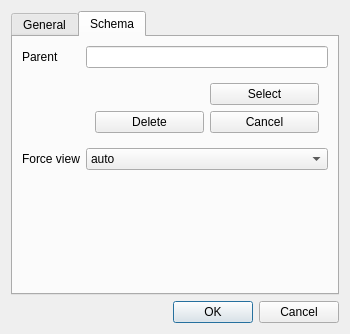
<?xml version="1.0" encoding="UTF-8"?>
<ui version="4.0">
 <class>Dialog</class>
 <widget class="QDialog" name="Dialog">
  <property name="geometry">
   <rect>
    <x>0</x>
    <y>0</y>
    <width>350</width>
    <height>334</height>
   </rect>
  </property>
  <property name="windowTitle">
   <string>Dialog</string>
  </property>
  <layout class="QGridLayout" name="gridLayout_2">
   <item row="0" column="0">
    <widget class="QTabWidget" name="editTabWidget">
     <property name="enabled">
      <bool>true</bool>
     </property>
     <property name="currentIndex">
      <number>1</number>
     </property>
     <widget class="QWidget" name="tab_general">
      <attribute name="title">
       <string>General</string>
      </attribute>
      <layout class="QFormLayout" name="formLayout">
       <item row="0" column="0">
        <widget class="QLabel" name="label">
         <property name="text">
          <string>Function</string>
         </property>
        </widget>
       </item>
       <item row="0" column="1">
        <widget class="QComboBox" name="id_function"/>
       </item>
      </layout>
     </widget>
     <widget class="QWidget" name="tab_schema">
      <attribute name="title">
       <string>Schema</string>
      </attribute>
      <layout class="QFormLayout" name="formLayout_2">
       <item row="1" column="1">
        <widget class="QLineEdit" name="id_parent"/>
       </item>
       <item row="2" column="1">
        <widget class="QWidget" name="schemaWidget" native="true">
         <property name="enabled">
          <bool>true</bool>
         </property>
         <layout class="QGridLayout" name="gridLayout_4">
          <item row="2" column="3">
           <widget class="QPushButton" name="schema_cancelButton">
            <property name="text">
             <string>Cancel</string>
            </property>
           </widget>
          </item>
          <item row="2" column="0">
           <widget class="QPushButton" name="schema_deleteButton">
            <property name="text">
             <string>Delete</string>
            </property>
           </widget>
          </item>
          <item row="1" column="3">
           <widget class="QPushButton" name="schema_selectButton">
            <property name="text">
             <string>Select</string>
            </property>
           </widget>
          </item>
         </layout>
        </widget>
       </item>
       <item row="3" column="0">
        <widget class="QLabel" name="label_4">
         <property name="text">
          <string>Force view</string>
         </property>
        </widget>
       </item>
       <item row="3" column="1">
        <widget class="QComboBox" name="schema_forceViewCombo">
         <item>
          <property name="text">
           <string>auto</string>
          </property>
         </item>
         <item>
          <property name="text">
           <string>visible</string>
          </property>
         </item>
         <item>
          <property name="text">
           <string>invisible</string>
          </property>
         </item>
        </widget>
       </item>
       <item row="1" column="0">
        <widget class="QLabel" name="label_2">
         <property name="text">
          <string>Parent</string>
         </property>
        </widget>
       </item>
      </layout>
     </widget>
    </widget>
   </item>
   <item row="1" column="0">
    <widget class="QDialogButtonBox" name="buttonBox">
     <property name="orientation">
      <enum>Qt::Horizontal</enum>
     </property>
     <property name="standardButtons">
      <set>QDialogButtonBox::Cancel|QDialogButtonBox::Ok</set>
     </property>
    </widget>
   </item>
  </layout>
 </widget>
 <resources/>
 <connections>
  <connection>
   <sender>buttonBox</sender>
   <signal>accepted()</signal>
   <receiver>Dialog</receiver>
   <slot>accept()</slot>
   <hints>
    <hint type="sourcelabel">
     <x>227</x>
     <y>312</y>
    </hint>
    <hint type="destinationlabel">
     <x>157</x>
     <y>274</y>
    </hint>
   </hints>
  </connection>
  <connection>
   <sender>buttonBox</sender>
   <signal>rejected()</signal>
   <receiver>Dialog</receiver>
   <slot>reject()</slot>
   <hints>
    <hint type="sourcelabel">
     <x>295</x>
     <y>318</y>
    </hint>
    <hint type="destinationlabel">
     <x>286</x>
     <y>274</y>
    </hint>
   </hints>
  </connection>
  <connection>
   <sender>schema_deleteButton</sender>
   <signal>clicked()</signal>
   <receiver>id_parent</receiver>
   <slot>clear()</slot>
   <hints>
    <hint type="sourcelabel">
     <x>161</x>
     <y>139</y>
    </hint>
    <hint type="destinationlabel">
     <x>169</x>
     <y>78</y>
    </hint>
   </hints>
  </connection>
 </connections>
</ui>
